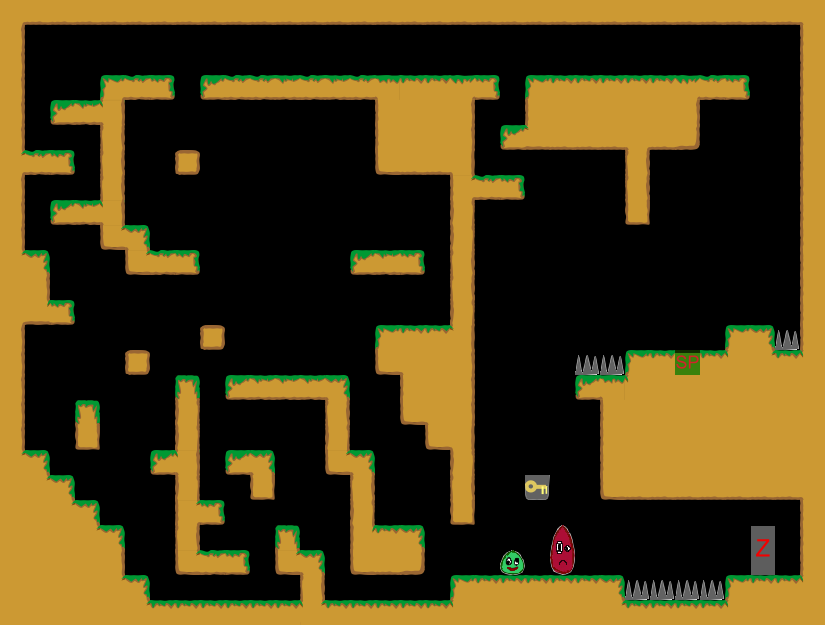

A level layout from a 2D game, rendered from its tile map. Below: a short description, then the map file with tile-grid data replaced by summaries:
An orthogonal 33x25 tile map with 25x25 px tiles, 1 tile layer (Kachelebene 1).

<map version="1.0" orientation="orthogonal" width="33" height="25" tilewidth="25" tileheight="25">
 <tileset firstgid="1" name="Tileset" tilewidth="25" tileheight="25">
  <image source="../../../img/Tileset.png" width="400" height="250" />
 </tileset>
 <layer name="Kachelebene 1" width="33" height="25">
  <data>[825 cells, 349 non-empty, 45 distinct tile ids]</data>
 </layer>
</map>
